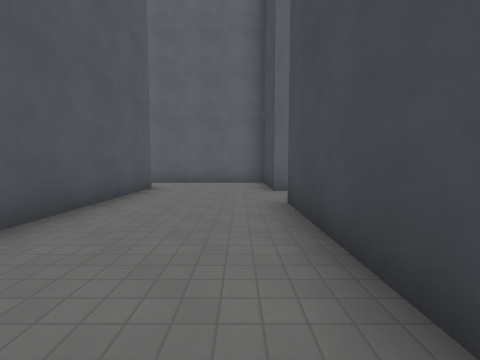
View 1 (above)

19 first-person views from a walk through a level from a Godot 3-D game. The camera is 1.4 m above the floor, tilts 4° down and sees 90° across. The floor is counted in squares, 2 m on a side. Each view is taken from the middle of a square. On the plan, view 1 faces up. The plan holds only what a view shows up to about 9 squares ahead; the rest is blank. The place goes on beyond the plan. Characters and animated objects are left out. Surface patterns are stand-ins for the level's own textures.

View 2
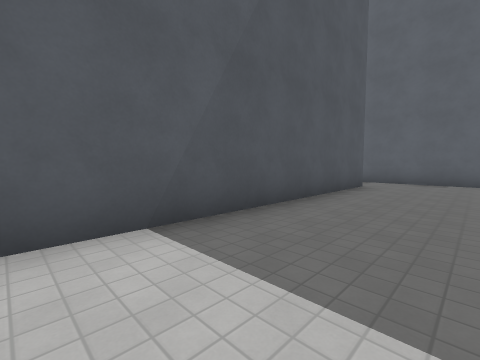

View 3
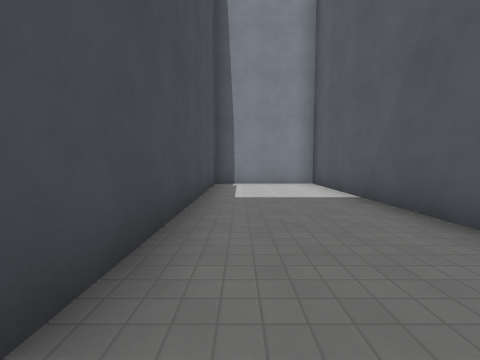

View 4
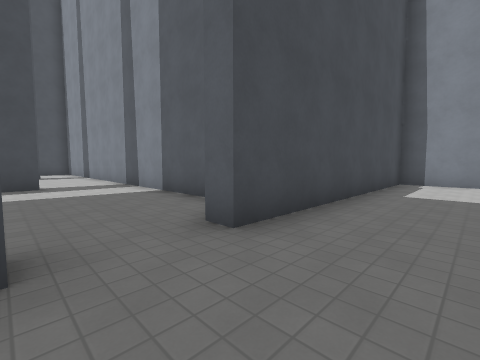

View 5
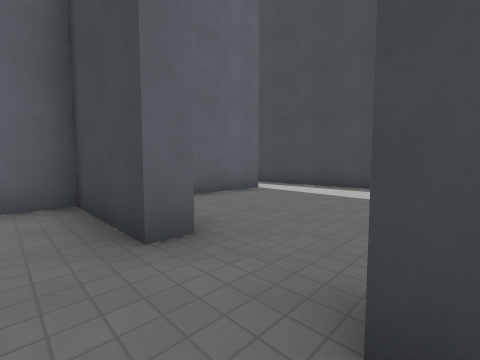

View 6
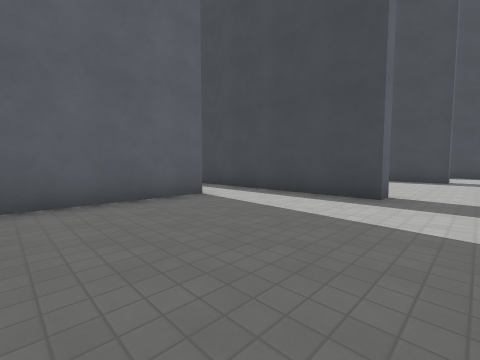

View 7
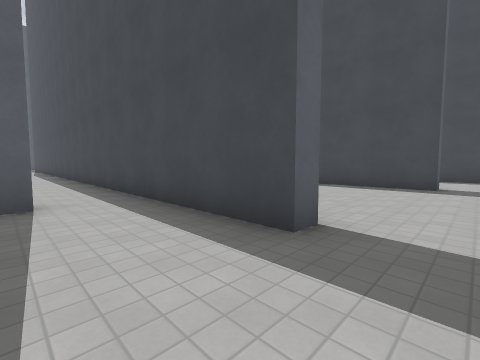

View 8
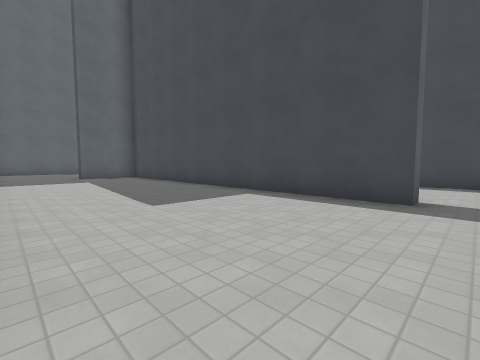

View 9
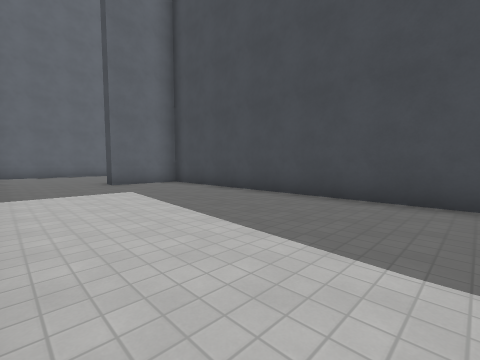

View 10
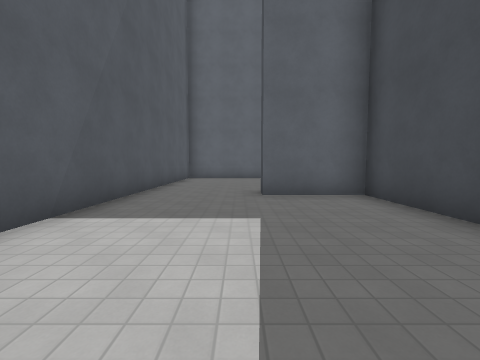

View 11
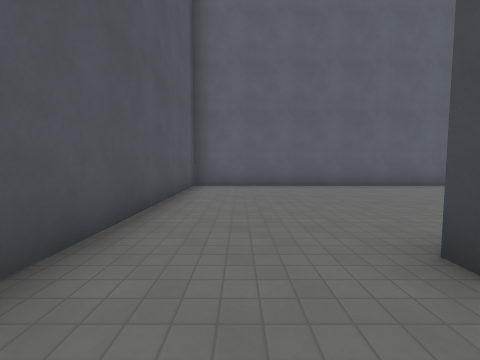

View 12
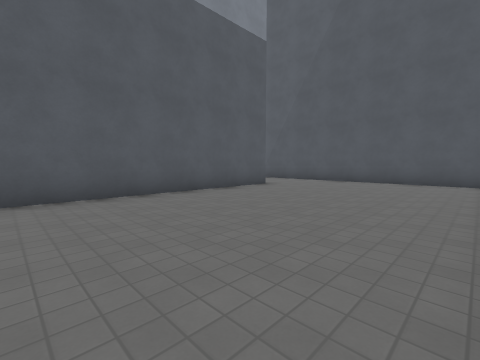

View 13
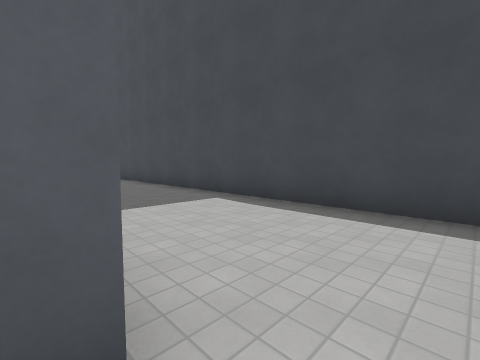

View 14
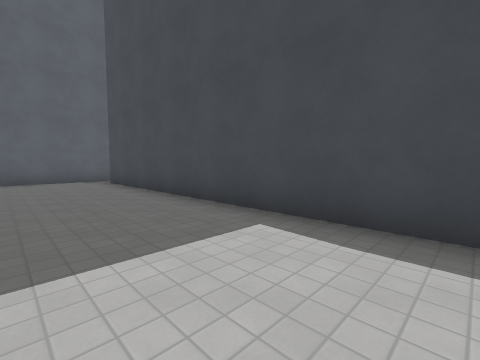

View 15
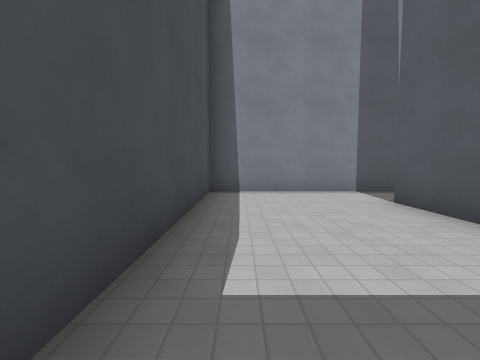

View 16
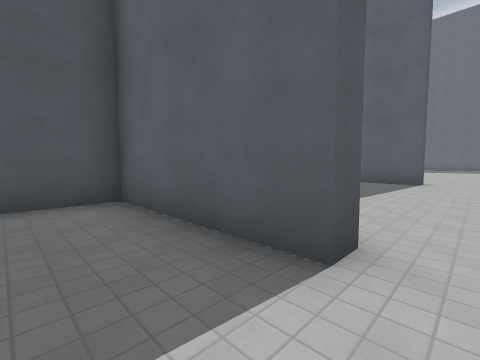

View 17
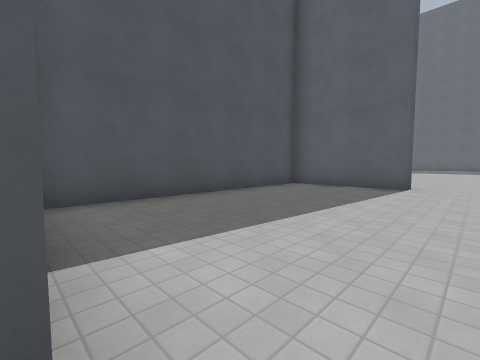

View 18
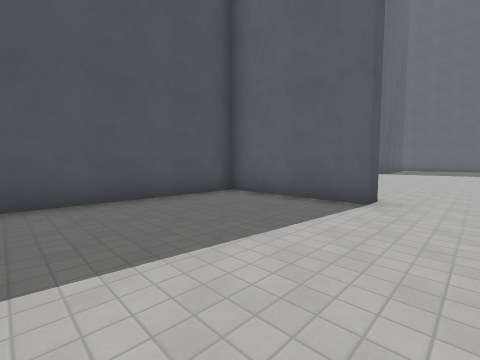

View 19
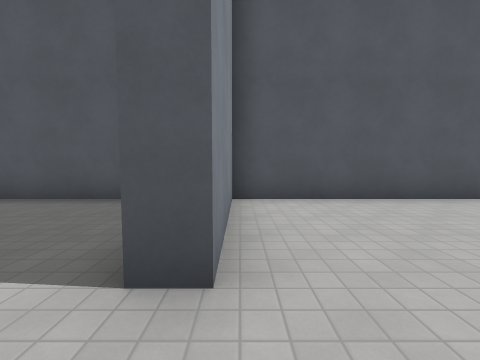

### Floor plan
Ten units are one square. View 1 is at (0, 0); x grows to the right and y downward. Boxes are objects, and circles mark ways between rooms. Rooms are numbered by the first view taken in them; rooms with no view inside come last. Other rooms are left out.
<svg viewBox="-37 -230 213 268">
<path fill="none" stroke="#000" d="M14 -60 8 -60 8 -86 -32 -86M-25 -68 -25 33 8 33 8 -42 14 -42M53 -86 14 -86 14 -69M30 -30 64 -30M71 -53 71 -85M81 -225 76 -225 76 -134M76 -53 71 -53M132 -47 128 -47 128 -164 105 -164 105 -168 171 -168M121 -30 136 -30M64 -30 88 -30M132 -64 132 -47M165 -164 140 -164M136 -30 168 -30 168 -153M47 -168 47 -164 14 -164 14 -94M53 -91 53 -86M71 -85 71 -146M14 -218 14 -168 47 -168"/>
<circle cx="10" cy="-50" r="3" fill="#2a7"/>
<circle cx="70" cy="-45" r="3" fill="#2a7"/>
<circle cx="60" cy="-90" r="3" fill="#2a7"/>
<circle cx="130" cy="-40" r="3" fill="#2a7"/>
<circle cx="55" cy="-170" r="3" fill="#2a7"/>
<text x="-10" y="-30">1</text>
<text x="40" y="-60">2</text>
<text x="110" y="-140">3</text>
<text x="150" y="-100">4</text>
<text x="40" y="-130">5</text>
<text x="40" y="-200">6</text>
</svg>
Room 1 opens to room 2. Room 2 opens to room 3. Room 2 opens to room 5. Room 3 opens to room 4. Room 5 opens to room 6.

Where each view was taken, in squares from view 1:
view 1: 0 up, 0 right, facing up
view 2: 1 down, 0 right, facing up-left
view 3: 5 up, 0 right, facing down
view 4: 6 up, 1 left, facing down-right
view 5: 4 up, 0 right, facing up-right
view 6: 4 up, 2 right, facing up-right
view 7: 4 up, 5 right, facing up-right
view 8: 4 up, 8 right, facing up-right
view 9: 8 up, 8 right, facing up-right
view 10: 11 up, 10 right, facing up
view 11: 15 up, 9 right, facing up
view 12: 22 up, 17 right, facing down-left
view 13: 4 up, 13 right, facing up-right
view 14: 6 up, 14 right, facing up-right
view 15: 9 up, 16 right, facing down
view 16: 7 up, 6 right, facing up-left
view 17: 9 up, 6 right, facing up-left
view 18: 12 up, 6 right, facing up-left
view 19: 17 up, 6 right, facing left
